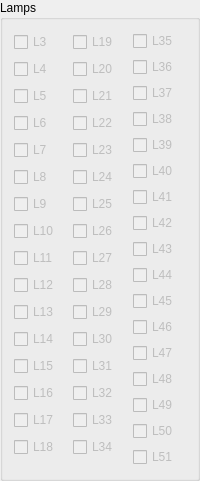
          <widget class="QGroupBox" name="groupBox_20">
           <property name="title">
            <string>Lamps</string>
           </property>
           <layout class="QHBoxLayout" name="horizontalLayout_7">
            <item>
             <layout class="QVBoxLayout" name="verticalLayout">
              <item>
               <widget class="QCheckBox" name="checkBox_lamp_03">
                <property name="enabled">
                 <bool>false</bool>
                </property>
                <property name="text">
                 <string>L3</string>
                </property>
                <property name="checkable">
                 <bool>true</bool>
                </property>
               </widget>
              </item>
              <item>
               <widget class="QCheckBox" name="checkBox_lamp_04">
                <property name="enabled">
                 <bool>false</bool>
                </property>
                <property name="text">
                 <string>L4</string>
                </property>
                <property name="checkable">
                 <bool>true</bool>
                </property>
               </widget>
              </item>
              <item>
               <widget class="QCheckBox" name="checkBox_lamp_05">
                <property name="enabled">
                 <bool>false</bool>
                </property>
                <property name="text">
                 <string>L5</string>
                </property>
                <property name="checkable">
                 <bool>true</bool>
                </property>
               </widget>
              </item>
              <item>
               <widget class="QCheckBox" name="checkBox_lamp_06">
                <property name="enabled">
                 <bool>false</bool>
                </property>
                <property name="text">
                 <string>L6</string>
                </property>
                <property name="checkable">
                 <bool>true</bool>
                </property>
               </widget>
              </item>
              <item>
               <widget class="QCheckBox" name="checkBox_lamp_07">
                <property name="enabled">
                 <bool>false</bool>
                </property>
                <property name="text">
                 <string>L7</string>
                </property>
                <property name="checkable">
                 <bool>true</bool>
                </property>
               </widget>
              </item>
              <item>
               <widget class="QCheckBox" name="checkBox_lamp_08">
                <property name="enabled">
                 <bool>false</bool>
                </property>
                <property name="text">
                 <string>L8</string>
                </property>
                <property name="checkable">
                 <bool>true</bool>
                </property>
               </widget>
              </item>
              <item>
               <widget class="QCheckBox" name="checkBox_lamp_09">
                <property name="enabled">
                 <bool>false</bool>
                </property>
                <property name="text">
                 <string>L9</string>
                </property>
                <property name="checkable">
                 <bool>true</bool>
                </property>
               </widget>
              </item>
              <item>
               <widget class="QCheckBox" name="checkBox_lamp_10">
                <property name="enabled">
                 <bool>false</bool>
                </property>
                <property name="text">
                 <string>L10</string>
                </property>
                <property name="checkable">
                 <bool>true</bool>
                </property>
               </widget>
              </item>
              <item>
               <widget class="QCheckBox" name="checkBox_lamp_11">
                <property name="enabled">
                 <bool>false</bool>
                </property>
                <property name="text">
                 <string>L11</string>
                </property>
                <property name="checkable">
                 <bool>true</bool>
                </property>
               </widget>
              </item>
              <item>
               <widget class="QCheckBox" name="checkBox_lamp_12">
                <property name="enabled">
                 <bool>false</bool>
                </property>
                <property name="text">
                 <string>L12</string>
                </property>
                <property name="checkable">
                 <bool>true</bool>
                </property>
               </widget>
              </item>
              <item>
               <widget class="QCheckBox" name="checkBox_lamp_13">
                <property name="enabled">
                 <bool>false</bool>
                </property>
                <property name="text">
                 <string>L13</string>
                </property>
                <property name="checkable">
                 <bool>true</bool>
                </property>
               </widget>
              </item>
              <item>
               <widget class="QCheckBox" name="checkBox_lamp_14">
                <property name="enabled">
                 <bool>false</bool>
                </property>
                <property name="text">
                 <string>L14</string>
                </property>
                <property name="checkable">
                 <bool>true</bool>
                </property>
               </widget>
              </item>
              <item>
               <widget class="QCheckBox" name="checkBox_lamp_15">
                <property name="enabled">
                 <bool>false</bool>
                </property>
                <property name="text">
                 <string>L15</string>
                </property>
                <property name="checkable">
                 <bool>true</bool>
                </property>
               </widget>
              </item>
              <item>
               <widget class="QCheckBox" name="checkBox_lamp_16">
                <property name="enabled">
                 <bool>false</bool>
                </property>
                <property name="text">
                 <string>L16</string>
                </property>
                <property name="checkable">
                 <bool>true</bool>
                </property>
               </widget>
              </item>
              <item>
               <widget class="QCheckBox" name="checkBox_lamp_17">
                <property name="enabled">
                 <bool>false</bool>
                </property>
                <property name="text">
                 <string>L17</string>
                </property>
                <property name="checkable">
                 <bool>true</bool>
                </property>
               </widget>
              </item>
              <item>
               <widget class="QCheckBox" name="checkBox_lamp_18">
                <property name="enabled">
                 <bool>false</bool>
                </property>
                <property name="text">
                 <string>L18</string>
                </property>
                <property name="checkable">
                 <bool>true</bool>
                </property>
               </widget>
              </item>
             </layout>
            </item>
            <item>
             <layout class="QVBoxLayout" name="verticalLayout_12">
              <item>
               <widget class="QCheckBox" name="checkBox_lamp_19">
                <property name="enabled">
                 <bool>false</bool>
                </property>
                <property name="text">
                 <string>L19</string>
                </property>
                <property name="checkable">
                 <bool>true</bool>
                </property>
               </widget>
              </item>
              <item>
               <widget class="QCheckBox" name="checkBox_lamp_20">
                <property name="enabled">
                 <bool>false</bool>
                </property>
                <property name="text">
                 <string>L20</string>
                </property>
                <property name="checkable">
                 <bool>true</bool>
                </property>
               </widget>
              </item>
              <item>
               <widget class="QCheckBox" name="checkBox_lamp_21">
                <property name="enabled">
                 <bool>false</bool>
                </property>
                <property name="text">
                 <string>L21</string>
                </property>
                <property name="checkable">
                 <bool>true</bool>
                </property>
               </widget>
              </item>
              <item>
               <widget class="QCheckBox" name="checkBox_lamp_22">
                <property name="enabled">
                 <bool>false</bool>
                </property>
                <property name="text">
                 <string>L22</string>
                </property>
                <property name="checkable">
                 <bool>true</bool>
                </property>
               </widget>
              </item>
              <item>
               <widget class="QCheckBox" name="checkBox_lamp_23">
                <property name="enabled">
                 <bool>false</bool>
                </property>
                <property name="text">
                 <string>L23</string>
                </property>
                <property name="checkable">
                 <bool>true</bool>
                </property>
               </widget>
              </item>
              <item>
               <widget class="QCheckBox" name="checkBox_lamp_24">
                <property name="enabled">
                 <bool>false</bool>
                </property>
                <property name="text">
                 <string>L24</string>
                </property>
                <property name="checkable">
                 <bool>true</bool>
                </property>
               </widget>
              </item>
              <item>
               <widget class="QCheckBox" name="checkBox_lamp_25">
                <property name="enabled">
                 <bool>false</bool>
                </property>
                <property name="text">
                 <string>L25</string>
                </property>
                <property name="checkable">
                 <bool>true</bool>
                </property>
               </widget>
              </item>
              <item>
               <widget class="QCheckBox" name="checkBox_lamp_26">
                <property name="enabled">
                 <bool>false</bool>
                </property>
                <property name="text">
                 <string>L26</string>
                </property>
                <property name="checkable">
                 <bool>true</bool>
                </property>
               </widget>
              </item>
              <item>
               <widget class="QCheckBox" name="checkBox_lamp_27">
                <property name="enabled">
                 <bool>false</bool>
                </property>
                <property name="text">
                 <string>L27</string>
                </property>
                <property name="checkable">
                 <bool>true</bool>
                </property>
               </widget>
              </item>
              <item>
               <widget class="QCheckBox" name="checkBox_lamp_28">
                <property name="enabled">
                 <bool>false</bool>
                </property>
                <property name="text">
                 <string>L28</string>
                </property>
                <property name="checkable">
                 <bool>true</bool>
                </property>
               </widget>
              </item>
              <item>
               <widget class="QCheckBox" name="checkBox_lamp_29">
                <property name="enabled">
                 <bool>false</bool>
                </property>
                <property name="text">
                 <string>L29</string>
                </property>
                <property name="checkable">
                 <bool>true</bool>
                </property>
               </widget>
              </item>
              <item>
               <widget class="QCheckBox" name="checkBox_lamp_30">
                <property name="enabled">
                 <bool>false</bool>
                </property>
                <property name="text">
                 <string>L30</string>
                </property>
                <property name="checkable">
                 <bool>true</bool>
                </property>
               </widget>
              </item>
              <item>
               <widget class="QCheckBox" name="checkBox_lamp_31">
                <property name="enabled">
                 <bool>false</bool>
                </property>
                <property name="text">
                 <string>L31</string>
                </property>
                <property name="checkable">
                 <bool>true</bool>
                </property>
               </widget>
              </item>
              <item>
               <widget class="QCheckBox" name="checkBox_lamp_32">
                <property name="enabled">
                 <bool>false</bool>
                </property>
                <property name="text">
                 <string>L32</string>
                </property>
                <property name="checkable">
                 <bool>true</bool>
                </property>
               </widget>
              </item>
              <item>
               <widget class="QCheckBox" name="checkBox_lamp_33">
                <property name="enabled">
                 <bool>false</bool>
                </property>
                <property name="text">
                 <string>L33</string>
                </property>
                <property name="checkable">
                 <bool>true</bool>
                </property>
               </widget>
              </item>
              <item>
               <widget class="QCheckBox" name="checkBox_lamp_34">
                <property name="enabled">
                 <bool>false</bool>
                </property>
                <property name="text">
                 <string>L34</string>
                </property>
                <property name="checkable">
                 <bool>true</bool>
                </property>
               </widget>
              </item>
             </layout>
            </item>
            <item>
             <layout class="QVBoxLayout" name="verticalLayout_13">
              <item>
               <widget class="QCheckBox" name="checkBox_lamp_35">
                <property name="enabled">
                 <bool>false</bool>
                </property>
                <property name="text">
                 <string>L35</string>
                </property>
                <property name="checkable">
                 <bool>true</bool>
                </property>
               </widget>
              </item>
              <item>
               <widget class="QCheckBox" name="checkBox_lamp_36">
                <property name="enabled">
                 <bool>false</bool>
                </property>
                <property name="text">
                 <string>L36</string>
                </property>
                <property name="checkable">
                 <bool>true</bool>
                </property>
               </widget>
              </item>
              <item>
               <widget class="QCheckBox" name="checkBox_lamp_37">
                <property name="enabled">
                 <bool>false</bool>
                </property>
                <property name="text">
                 <string>L37</string>
                </property>
                <property name="checkable">
                 <bool>true</bool>
                </property>
               </widget>
              </item>
              <item>
               <widget class="QCheckBox" name="checkBox_lamp_38">
                <property name="enabled">
                 <bool>false</bool>
                </property>
                <property name="text">
                 <string>L38</string>
                </property>
                <property name="checkable">
                 <bool>true</bool>
                </property>
               </widget>
              </item>
              <item>
               <widget class="QCheckBox" name="checkBox_lamp_39">
                <property name="enabled">
                 <bool>false</bool>
                </property>
                <property name="text">
                 <string>L39</string>
                </property>
                <property name="checkable">
                 <bool>true</bool>
                </property>
               </widget>
              </item>
              <item>
               <widget class="QCheckBox" name="checkBox_lamp_40">
                <property name="enabled">
                 <bool>false</bool>
                </property>
                <property name="text">
                 <string>L40</string>
                </property>
                <property name="checkable">
                 <bool>true</bool>
                </property>
               </widget>
              </item>
              <item>
               <widget class="QCheckBox" name="checkBox_lamp_41">
                <property name="enabled">
                 <bool>false</bool>
                </property>
                <property name="text">
                 <string>L41</string>
                </property>
                <property name="checkable">
                 <bool>true</bool>
                </property>
               </widget>
              </item>
              <item>
               <widget class="QCheckBox" name="checkBox_lamp_42">
                <property name="enabled">
                 <bool>false</bool>
                </property>
                <property name="text">
                 <string>L42</string>
                </property>
                <property name="checkable">
                 <bool>true</bool>
                </property>
               </widget>
              </item>
              <item>
               <widget class="QCheckBox" name="checkBox_lamp_43">
                <property name="enabled">
                 <bool>false</bool>
                </property>
                <property name="text">
                 <string>L43</string>
                </property>
                <property name="checkable">
                 <bool>true</bool>
                </property>
               </widget>
              </item>
              <item>
               <widget class="QCheckBox" name="checkBox_lamp_44">
                <property name="enabled">
                 <bool>false</bool>
                </property>
                <property name="text">
                 <string>L44</string>
                </property>
                <property name="checkable">
                 <bool>true</bool>
                </property>
               </widget>
              </item>
              <item>
               <widget class="QCheckBox" name="checkBox_lamp_45">
                <property name="enabled">
                 <bool>false</bool>
                </property>
                <property name="text">
                 <string>L45</string>
                </property>
                <property name="checkable">
                 <bool>true</bool>
                </property>
               </widget>
              </item>
              <item>
               <widget class="QCheckBox" name="checkBox_lamp_46">
                <property name="enabled">
                 <bool>false</bool>
                </property>
                <property name="text">
                 <string>L46</string>
                </property>
                <property name="checkable">
                 <bool>true</bool>
                </property>
               </widget>
              </item>
              <item>
               <widget class="QCheckBox" name="checkBox_lamp_47">
                <property name="enabled">
                 <bool>false</bool>
                </property>
                <property name="text">
                 <string>L47</string>
                </property>
                <property name="checkable">
                 <bool>true</bool>
                </property>
               </widget>
              </item>
              <item>
               <widget class="QCheckBox" name="checkBox_lamp_48">
                <property name="enabled">
                 <bool>false</bool>
                </property>
                <property name="text">
                 <string>L48</string>
                </property>
                <property name="checkable">
                 <bool>true</bool>
                </property>
               </widget>
              </item>
              <item>
               <widget class="QCheckBox" name="checkBox_lamp_49">
                <property name="enabled">
                 <bool>false</bool>
                </property>
                <property name="text">
                 <string>L49</string>
                </property>
                <property name="checkable">
                 <bool>true</bool>
                </property>
               </widget>
              </item>
              <item>
               <widget class="QCheckBox" name="checkBox_lamp_50">
                <property name="enabled">
                 <bool>false</bool>
                </property>
                <property name="text">
                 <string>L50</string>
                </property>
                <property name="checkable">
                 <bool>true</bool>
                </property>
               </widget>
              </item>
              <item>
               <widget class="QCheckBox" name="checkBox_lamp_51">
                <property name="enabled">
                 <bool>false</bool>
                </property>
                <property name="text">
                 <string>L51</string>
                </property>
                <property name="checkable">
                 <bool>true</bool>
                </property>
               </widget>
              </item>
             </layout>
            </item>
           </layout>
          </widget>
